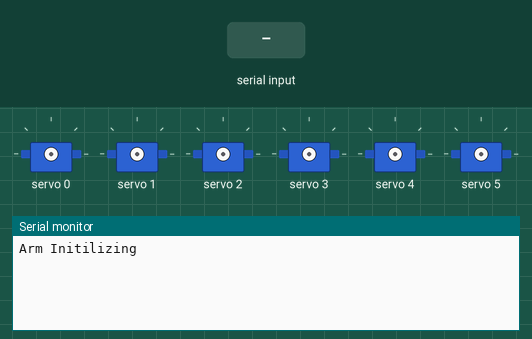
Bench run of a sketch on a simulated Arduino Uno, built with avr-gcc and run on an emulated ATmega328P. Parts: 6 × servo, the last lines printed to the serial monitor. The inputs (shaded band) are chosen by the test bench.

Above: at 1.7 s.
1.8 s: "90,45,200,10,150,30\n" received over Serial
At 2.5 s:
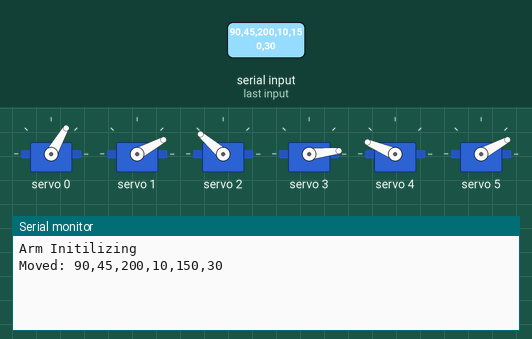
3.3 s: "90,45\n" received over Serial
At 4.6 s:
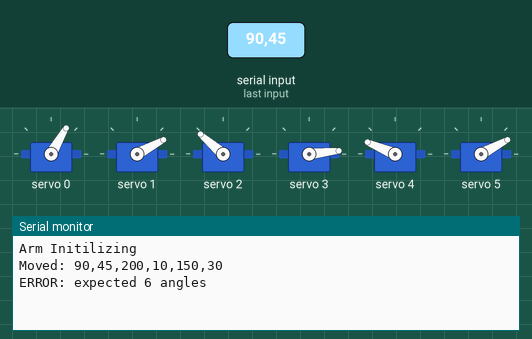

Measured:
- after the input at 1.8 s, the serial monitor: prints a new line at once (image 1)
- after the input at 3.3 s, the serial monitor: prints a new line at once (image 2)

The sketch:

arm_servo_controller.ino
```cpp
#include <Wire.h>
#include <Adafruit_PWMServoDriver.h>

Adafruit_PWMServoDriver pwm = Adafruit_PWMServoDriver();

#define SERVOMIN 500
#define SERVOMAX 2500

#define SERVO_COUNT 6

// Maximum angle for each servo
const int MAX_ANGLE[SERVO_COUNT] = {
  270, // Servo 0 - 40kg
  270, // Servo 1 - 40kg
  270, // Servo 2 - 25kg
  180, // Servo 3 - MG90S
  180, // Servo 4 - MG90S
  180, // Servo 5 - MG90S
};

int angleToMicroseconds(int servo, int angle){
  return  map(angle, 0, MAX_ANGLE[servo], SERVOMIN, SERVOMAX);
}

void setup() {
  Serial.begin(115200);

  pwm.begin();
  pwm.setPWMFreq(50);

  delay(500);

  Serial.println("Arm Initilizing");
}

void loop()
{
  if (Serial.available())
  {
    String command = Serial.readStringUntil('\n');
    command.trim();

    int angles[SERVO_COUNT];

    int parsed = sscanf(
      command.c_str(),
      "%d,%d,%d,%d,%d,%d",
      &angles[0],
      &angles[1],
      &angles[2],
      &angles[3],
      &angles[4],
      &angles[5]
    );

    if (parsed == SERVO_COUNT)
    {
      for (int i = 0; i < SERVO_COUNT; i++)
      {
        angles[i] = constrain(
          angles[i],
          0,
          MAX_ANGLE[i]
        );

        int pulse = angleToMicroseconds(i, angles[i]);

        pwm.writeMicroseconds(i, pulse);
      }

      Serial.print("Moved: ");

      for (int i = 0; i < SERVO_COUNT; i++)
      {
        Serial.print(angles[i]);

        if (i < SERVO_COUNT - 1)
        {
          Serial.print(",");
        }
      }

      Serial.println();
    }
    else
    {
      Serial.println("ERROR: expected 6 angles");
    }
  }
}
```
